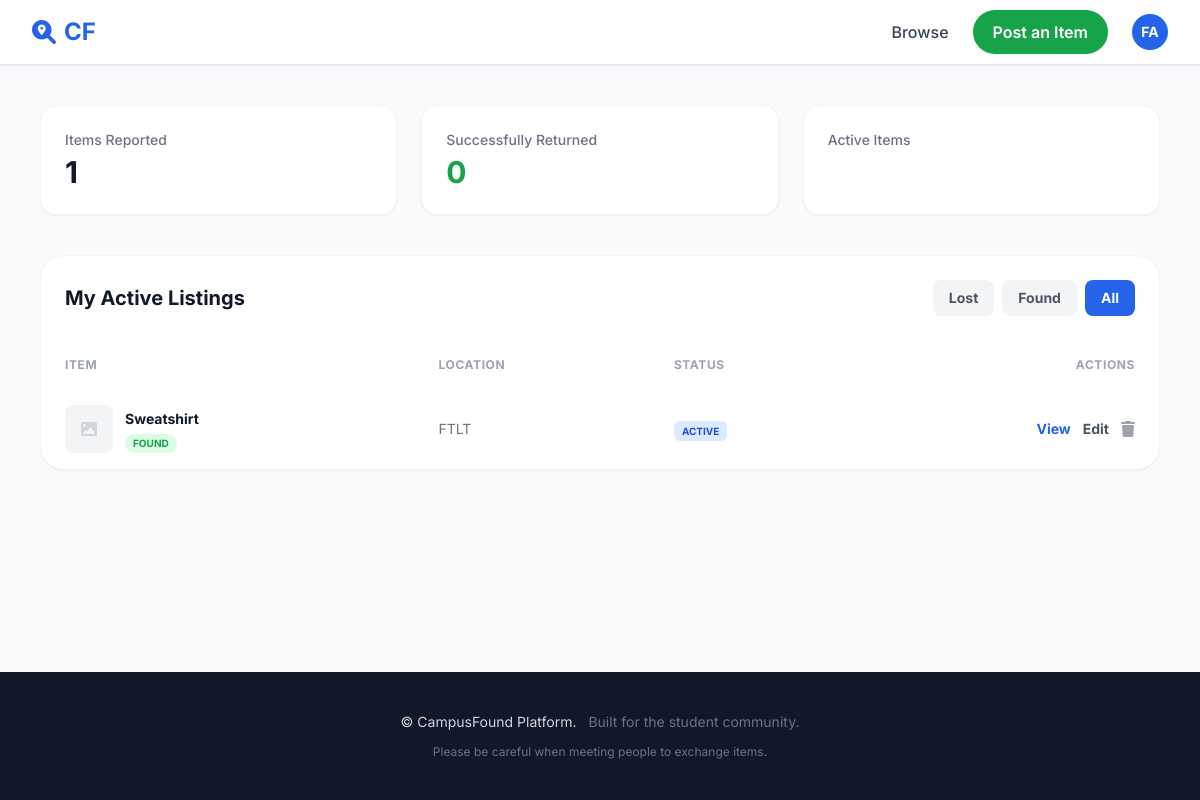
The page /dashboard/ (signed in) on the database as committed earlier.
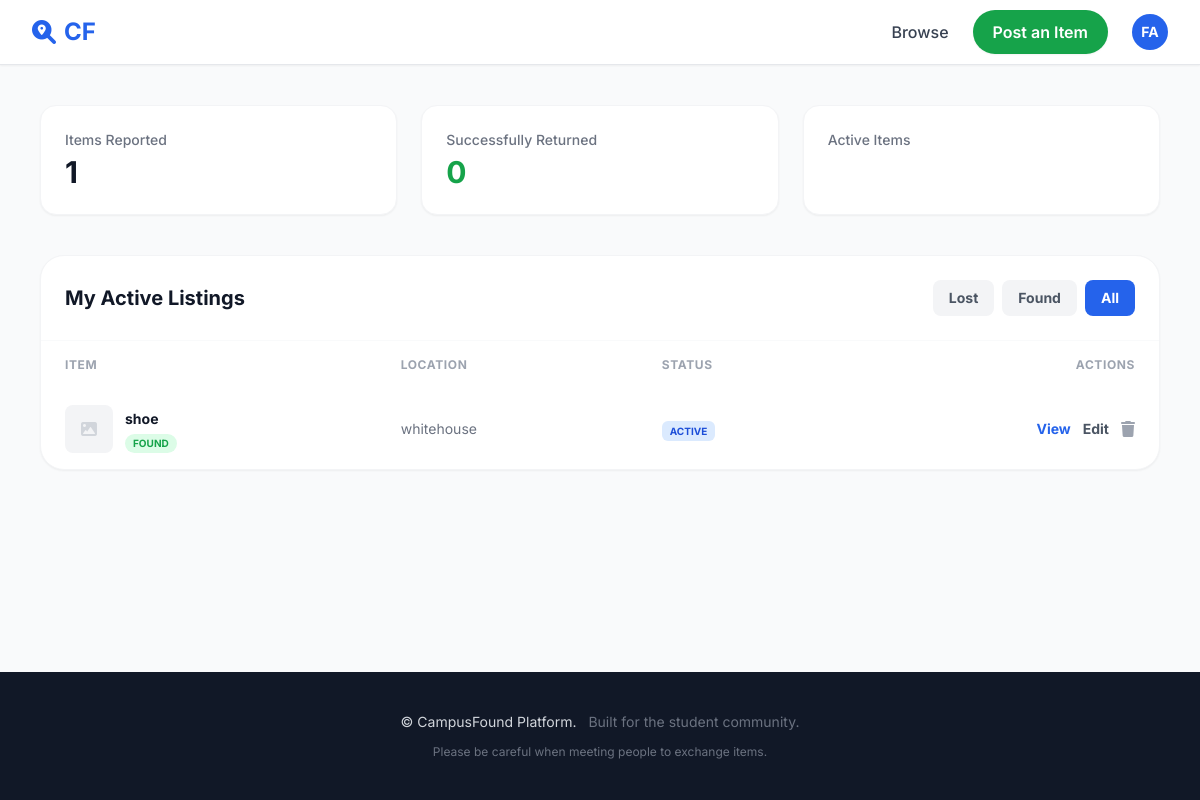
The same page on the database as committed later.
### accounts/models.py (models this page shows, shortened)
class CustomUser(AbstractUser):
    username = None  # Completely remove username field
    email = models.EmailField(
        _("email address"),
        unique=True,
        max_length=255,
        error_messages={
            "unique": _("A user with that email already exists."),
        },
    )
    full_name = models.CharField(_("full name"), max_length=150, blank=True)
    is_verified_student = models.BooleanField(_("verified student"), default=False)
    objects = CustomUserManager()
    USERNAME_FIELD = "email"
    REQUIRED_FIELDS = []  # No additional required fields
    class Meta:
        verbose_name = _("user")
        verbose_name_plural = _("users")

### items/models.py (models this page shows, shortened)
class Item(models.Model):
    TYPE_CHOICES = (
        ('found', 'Found'),
        ('lost', 'Lost'),
    )
    CATEGORY_CHOICES = (
        ('Electronics', 'Electronics'),
        ('Keys', 'Keys'),
        ('Books', 'Books'),
        ('Clothing', 'Clothing'),
        ('ID/Cards', 'ID/Cards'),
        ('Bags', 'Bags'),
        ('Other', 'Other'),
    )
    CONTACT_PREFERENCE_CHOICES = (
        ('email', 'Email'),
        ('phone', 'Phone'),
        ('chat', 'In-App Chat'),
    )
    STATUS_CHOICES = (
        ('active', 'Active'),
        ('claimed', 'Claimed'),
        ('returned', 'Returned'),
    )
    poster = models.ForeignKey(User, on_delete=models.CASCADE, related_name='items')
    item_type = models.CharField(max_length=10, choices=TYPE_CHOICES)
    title = models.CharField(max_length=200)
    category = models.CharField(
        max_length=50,
        choices=CATEGORY_CHOICES,
        blank=True,
        null=True,
        help_text="Select a category"
    )
    location = models.CharField(
        max_length=200,
        blank=True,
        help_text="Type the location (e.g. Main Library, Science Cafe...)"
    )
    photo = CloudinaryField(
        'image',
        blank=True,
        null=True,
        resource_type='image',
        folder='campusfound/items',
        help_text="Upload photo of the item"
    )
    description = models.TextField(blank=True)
    created_at = models.DateTimeField(auto_now_add=True)
    date_lost = models.DateField(
        blank=True,
        null=True,
        help_text="When did you lose this item?"
    )
    reward_offered = models.CharField(
        max_length=200,
        blank=True,
        help_text="Optional: e.g. '$20 reward' or 'Coffee on me!'"
    )
    contact_preference = models.CharField(
        max_length=20,
        choices=CONTACT_PREFERENCE_CHOICES,
        default='chat',
        blank=True
    )
    verification_question = models.TextField(
        blank=True,
        help_text="Ask a question only the owner would know"
    )
    contact_info = models.CharField(
        max_length=200,
        blank=True,
        help_text="Optional: your email or WhatsApp number (e.g. whatsapp:+2348012345678)"
    )
    status = models.CharField(
        max_length=20,
        choices=STATUS_CHOICES,
        default='active'
    )
    claimed_by = models.ForeignKey(
        User,
        on_delete=models.SET_NULL,
        null=True,
        blank=True,
        related_name='claimed_items',
        help_text="User who claimed this item"
    )
    class Meta:
        ordering = ['-created_at']

### items/views.py (the view)
# urls.py: path('dashboard/', views.dashboard, name='dashboard'),
@login_required
def dashboard(request):
    filter_type = request.GET.get('filter', 'all')
    my_items = Item.objects.filter(poster=request.user)
    if filter_type in ['lost', 'found']:
        my_items = my_items.filter(item_type=filter_type)
    total_items = Item.objects.filter(poster=request.user).count()
    returned_items = Item.objects.filter(poster=request.user, status='returned').count()
    active_chats = 0  # No chat system anymore
    items_to_review = Item.objects.filter(
        claimed_by=request.user,
        status='returned'
    ).exclude(
        reviews__reviewer=request.user
    )
    context = {
        'my_items': my_items,
        'total_items': total_items,
        'returned_items': returned_items,
        'active_chats': active_chats,
        'current_filter': filter_type,
        'items_to_review': items_to_review,  # NEW
    }
    return render(request, 'dashboard.html', context)

### chats/context_processors.py (called while the page is built)
def unread_messages(request):
    if request.user.is_authenticated:
        conversations = Conversation.objects.filter(
            Q(sender=request.user) | Q(receiver=request.user)
        )
        unread_count = Message.objects.filter(
            conversation__in=conversations,
            is_read=False
        ).exclude(sender=request.user).count()
        return {'unread_messages_count': unread_count}
    return {'unread_messages_count': 0}

### templates/dashboard.html (shortened to what this page needs)
{% extends 'base.html' %}
{% block content %}
<main class="max-w-6xl mx-auto px-4 py-10">
    <div class="grid grid-cols-1 md:grid-cols-3 gap-6 mb-10">
        <div class="bg-white p-6 rounded-2xl border border-gray-100 shadow-sm">
            <p class="text-gray-500 text-sm font-medium">Items Reported</p>
            <h3 class="text-3xl font-bold mt-1">{{ total_items }}</h3>
        </div>
        <div class="bg-white p-6 rounded-2xl border border-gray-100 shadow-sm">
            <p class="text-gray-500 text-sm font-medium">Successfully Returned</p>
            <h3 class="text-3xl font-bold mt-1 text-green-600">{{ returned_items }}</h3>
        </div>
        <div class="bg-white p-6 rounded-2xl border border-gray-100 shadow-sm">
            <p class="text-gray-500 text-sm font-medium">Active Items</p>
        </div>
    </div>
    <div class="bg-white rounded-3xl border border-gray-100 shadow-sm overflow-hidden">
        <div class="p-6 border-b border-gray-50 flex flex-col sm:flex-row justify-between items-start sm:items-center gap-4">
            <h2 class="text-xl font-bold">My Active Listings</h2>
            <div class="flex flex-wrap gap-2">
                <a href="?filter=lost" class="px-4 py-2 {% if current_filter == 'lost' %}bg-blue-600 text-white{% else %}bg-gray-100 text-gray-600{% endif %} rounded-lg text-sm font-bold transition">
                    Lost
                </a>
                <a href="?filter=found" class="px-4 py-2 {% if current_filter == 'found' %}bg-blue-600 text-white{% else %}bg-gray-100 text-gray-600{% endif %} rounded-lg text-sm font-bold transition">
                    Found
                </a>
                <a href="{% url 'items:dashboard' %}" class="px-4 py-2 {% if current_filter == 'all' %}bg-blue-600 text-white{% else %}bg-gray-100 text-gray-600{% endif %} rounded-lg text-sm font-bold transition">
                    All
                </a>
            </div>
        </div>
        {% if my_items %}
            <div class="hidden md:block overflow-x-auto">
                <table class="w-full text-left">
                    <thead>
                        <tr class="text-gray-400 text-xs uppercase tracking-wider">
                            <th class="px-6 py-4">Item</th>
                            <th class="px-6 py-4">Location</th>
                            <th class="px-6 py-4">Status</th>
                            <th class="px-6 py-4 text-right">Actions</th>
                        </tr>
                    </thead>
                    <tbody class="divide-y divide-gray-50">
                        {% for item in my_items %}
                            <tr class="hover:bg-gray-50 transition">
                                <td class="px-6 py-4">
                                    <div class="flex items-center">
                                        <div class="w-12 h-12 rounded-lg bg-gray-100 mr-3 overflow-hidden flex-shrink-0">
                                            {% if item.photo %}
                                                <img src="{{ item.photo.url }}" class="w-full h-full object-cover" alt="{{ item.title }}">
                                            {% else %}
                                                <div class="w-full h-full flex items-center justify-center">
                                                    <i class="fa-solid fa-image text-gray-300"></i>
                                                </div>
                                            {% endif %}
                                        </div>
                                        <div>
                                            <span class="font-bold text-sm">{{ item.title }}</span>
                                            <div class="flex items-center gap-2 mt-1">
                                                {% if item.item_type == 'lost' %}
                                                    <span class="text-[10px] bg-red-100 text-red-600 px-2 py-0.5 rounded-full font-bold uppercase">Lost</span>
                                                {% else %}
                                                    <span class="text-[10px] bg-green-100 text-green-600 px-2 py-0.5 rounded-full font-bold uppercase">Found</span>
                                                {% endif %}
                                            </div>
                                        </div>
                                    </div>
                                </td>
                                <td class="px-6 py-4 text-sm text-gray-500">{{ item.location|default:"Not specified" }}</td>
                                <td class="px-6 py-4">
                                    {% if item.status == 'returned' %}
                                        <span class="px-2 py-1 bg-green-100 text-green-700 rounded-md text-[10px] font-bold uppercase">Returned</span>
                                    {% elif item.status == 'claimed' %}
                                        <span class="px-2 py-1 bg-yellow-100 text-yellow-700 rounded-md text-[10px] font-bold uppercase">Claimed</span>
                                    {% else %}
                                        <span class="px-2 py-1 bg-blue-100 text-blue-700 rounded-md text-[10px] font-bold uppercase">Active</span>
                                    {% endif %}
                                </td>
                                <td class="px-6 py-4 text-right">
                                    <div class="flex justify-end items-center gap-3">
                                        <a href="{% url 'items:item_detail' item.id %}" class="text-blue-600 text-sm font-bold hover:underline">View</a>
                                        <a href="{% url 'items:edit_item' item.id %}" class="text-gray-600 text-sm font-bold hover:underline">Edit</a>
                                        <form method="post" action="{% url 'items:delete_item' item.id %}" class="inline" onsubmit="return confirm('Are you sure you want to delete this item?');">
                                            <button type="submit" class="text-gray-400 hover:text-red-500">
                                                <i class="fa-solid fa-trash"></i>
                                            </button>
                                        </form>
                                    </div>
                                </td>
                            </tr>
                        {% endfor %}
                    </tbody>
                </table>
            </div>
        {% endif %}
    </div>
</main>
{% endblock %}

### templates/base.html (shortened to what this page needs)
<!DOCTYPE html>
<html lang="en" class="h-full">
<head>
    <script src="https://cdn.tailwindcss.com"></script>
    <link rel="stylesheet" href="https://cdnjs.cloudflare.com/ajax/libs/font-awesome/6.0.0/css/all.min.css">
</head>
<body class="bg-gray-50 text-gray-900 min-h-screen flex flex-col">
    <nav class="bg-white border-b border-gray-200 sticky top-0 z-50 shadow-sm">
        <div class="max-w-7xl mx-auto px-4 sm:px-6 lg:px-8">
            <div class="flex justify-between items-center h-16">
                <a href="{% url 'items:home' %}" class="text-xl sm:text-2xl font-bold text-blue-600 flex items-center gap-2">
                    <i class="fa-solid fa-magnifying-glass-location"></i>
                    <span class="xs:hidden">CF</span>
                </a>
                <div class="flex items-center gap-2 sm:gap-4 lg:gap-6">
                    <a href="{% url 'items:home' %}" class="text-gray-700 hover:text-blue-600 font-medium transition hidden md:block">
                        Browse
                    </a>
                    {% if user.is_authenticated %}
                        <a href="{% url 'items:post_item' %}" class="bg-green-600 text-white px-3 sm:px-5 py-2 sm:py-2.5 rounded-full font-semibold hover:bg-green-700 transition shadow-sm text-xs sm:text-sm lg:text-base">
                            <span class="hidden sm:inline">Post an Item</span>
                        </a>
                        <div class="relative group">
                            <button class="w-8 h-8 sm:w-9 sm:h-9 rounded-full bg-blue-600 flex items-center justify-center text-white font-bold text-xs sm:text-sm cursor-pointer">
                                {{ user.email|slice:":2"|upper }}
                            </button>
                        </div>
                    {% else %}
                        <a href="{% url 'login' %}" class="bg-blue-600 text-white px-3 sm:px-5 py-2 sm:py-2.5 rounded-full font-semibold hover:bg-blue-700 transition shadow-sm text-xs sm:text-sm lg:text-base">
                            Sign In
                        </a>
                    {% endif %}
                </div>
            </div>
        </div>
    </nav>
    <main class="flex-grow">
        {% block content %}
        {% endblock %}
    </main>
    <footer class="bg-gray-900 text-gray-300 py-6 sm:py-10 mt-auto">
        <div class="max-w-7xl mx-auto px-4 sm:px-6 lg:px-8 text-center">
            <p class="text-xs sm:text-sm">
                © {{ 'now'|date:"Y" }} CampusFound Platform.
                <span class="text-gray-500 ml-2 hidden sm:inline">Built for the student community.</span>
            </p>
            <p class="mt-2 sm:mt-3 text-xs text-gray-500">
                Please be careful when meeting people to exchange items.
            </p>
        </div>
    </footer>
</body>
</html>

### templates/base.html (style rules this page uses)
body { font-family: 'Inter', system-ui, -apple-system, sans-serif; }

Rows that differ between the two databases and show on the page:
removed Item: title "Sweatshirt", item_type "FOUND", location "FTLT", status "ACTIVE"
added Item: title "shoe", item_type "FOUND", location "whitehouse", status "ACTIVE"
